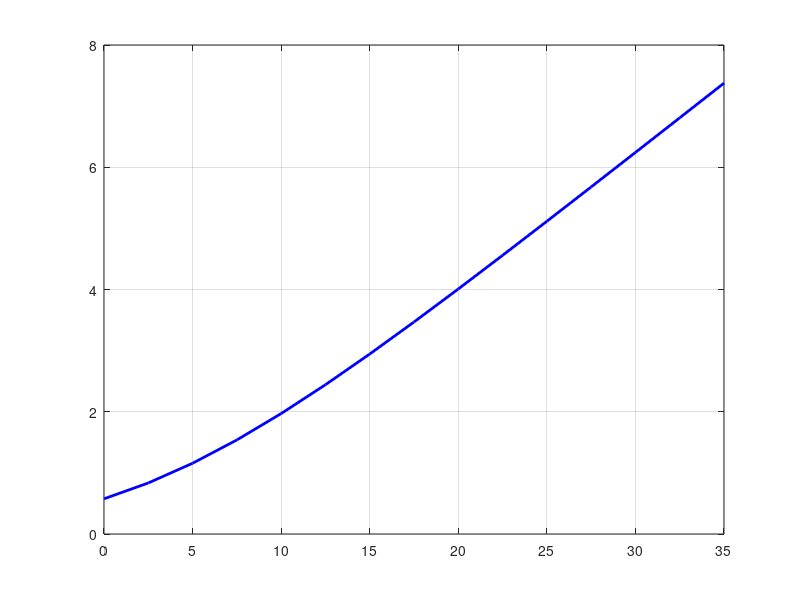

Write the MATLAB code that produced this figure. (Note: this script raises an error after producing the figure.)
%%%%%%%%%%%%%%%%%%%%%%%%%%%%%%%%%%%%%%%%%%%%%%%%%%%%%%%%%%%%%%%%%%%%%
%                                                                   %
% Demo Code for ELEC 6910h, Random Matrix Theory (Spring 2016)      %
%                                                                   %
% Description: This function will numerically plot the theoretical  %
% average ergodic capacity of a channel (with a number of receiving % 
% antennas equal to the number of transmitting antennas) and the    %
% average ergodic capacity obtained using the MP-law, vs. the SNR   %
%                                                                   %
% Authors: Nicolas Auguin and Matthew McKay                         %
%                                                                   %
% Date: 9th March, 2016                                             %
%                                                                   %
%%%%%%%%%%%%%%%%%%%%%%%%%%%%%%%%%%%%%%%%%%%%%%%%%%%%%%%%%%%%%%%%%%%%%

% This script calls for the function Laguerre.m, which computes the
% coefficients of the n-th order Laguerre polynomial

close all 
clear all


P = [0:2.5:35];     % SNR
P1 = 10.^(P/10);
asymp_capacity = zeros(1,length(P));

% Average asymptotic ergodic capacity (computed using the MP-law)
wd = 0;
for p=P1
    wd = wd +1;
    f = @(x) 1/pi*sqrt(1./x-1/4).*log(1+p*x);   % MP-law for n_r=n_t
    asymp_capacity(wd) = quadgk(f,0.01,4);       % Evaluates the integral for computing the asymptotic ergodic capacity
end


% Average true ergodic capacity
step = 0.001;
x = 0:step:4.5;

N = 5;             % Number of receiving/transmitting antennas

figure;


for n = 1:N

Laguerre_sum = exp(-n*x);       % Laguerre(0) = 1

for i=1:n-1
    
    xx = zeros(length(x),i+1);
    for j=1:length(x)
        xx(j,:) = sqrt(exp(-n*x(j))).*((n*x(j)).^[i:-1:0]);
    end
    
    Laguerre_sum = Laguerre_sum + (Laguerre(i)*xx').^2;     % Laguerre(i) calculates the coefficients of the i-th Laguerre polynomial
    
end

p_lambda = Laguerre_sum;

finite_capacity = zeros(1,length(P));

wd = 0;
for p=P1
    wd = wd + 1;
    finite_capacity(wd) = n*sum(step*p_lambda.*log(1+p*x));
    
end

if n==1
    plot(P,finite_capacity,'b-','LineWidth',2);
end
if n==2
    plot(P,finite_capacity,'g-','LineWidth',2);
end
if n==3
    plot(P,finite_capacity,'m-','LineWidth',2);
end
if n==4
    plot(P,finite_capacity,'y-','LineWidth',2);
end
if n==5
    plot(P,finite_capacity,'k-','LineWidth',2);
end
hold on;
grid on;

end


plot(P,N*asymp_capacity,'ro','LineWidth',3);
xlabel('SNR (dB)','fontsize',12);
ylabel('Average ergodic capacity','fontsize',12);
legend('True Capacity (n=1)','True Capacity (n=2)','True Capacity (n=3)','True Capacity (n=4)','True Capacity (n=5)','Asymptotic capacity -- MP-law (n=5)','Location','Northwest');
axis([0 35 0 40])


%%%%%%% Average capacity per antenna %%%%%%%%

P = [0:2.5:35];     % SNR
P1 = 10.^(P/10);
asymp_capacity = zeros(1,length(P));

% Average asymptotic ergodic capacity (computed using the MP-law)
wd = 0;
for p=P1
    wd = wd +1;
    f = @(x) 1/pi*sqrt(1./x-1/4).*log(1+p*x);   % MP-law for n_r=n_t
    asymp_capacity(wd) = quadgk(f,0,4);       % Evaluates the integral for computing the asymptotic ergodic capacity
end


% Average true ergodic capacity
step = 0.001;
x = 0:step:4.5;

N = 5;             % Number of receiving/transmitting antennas

figure;

for n = 1:N

Laguerre_sum = exp(-n*x);       % Laguerre(0) = 1

for i=1:n-1
    
    xx = zeros(length(x),i+1);
    for j=1:length(x)
        xx(j,:) = sqrt(exp(-n*x(j))).*((n*x(j)).^[i:-1:0]);
    end
    
    Laguerre_sum = Laguerre_sum + (Laguerre(i)*xx').^2;     % Laguerre(i) calculates the coefficients of the i-th Laguerre polynomial
    
end

p_lambda = Laguerre_sum;

finite_capacity = zeros(1,length(P));

wd = 0;
for p=P1
    wd = wd + 1;
    finite_capacity(wd) = sum(step*p_lambda.*log(1+p*x));   % Evaluates integral for computing the ergodic capacity
    
end

if n==1
    plot(P,finite_capacity,'b-','LineWidth',2);
end
if n==2
    plot(P,finite_capacity,'g-','LineWidth',2);
end
if n==3
    plot(P,finite_capacity,'m-','LineWidth',2);
end
if n==4
    plot(P,finite_capacity,'y-','LineWidth',2);
end
if n==5
    plot(P,finite_capacity,'k-','LineWidth',2);
end
hold on;
grid on;

end


plot(P,asymp_capacity,'ro','LineWidth',3);
xlabel('SNR (dB)','fontsize',12);
ylabel('Average ergodic capacity per antenna','fontsize',12);
legend('True Capacity (n=1)','True Capacity (n=2)','True Capacity (n=3)','True Capacity (n=4)','True Capacity (n=5)','Asymptotic capacity (MP-law)','Location','Northwest');
axis([0 35 0 10])
% axis([20 35 2 3.5])

